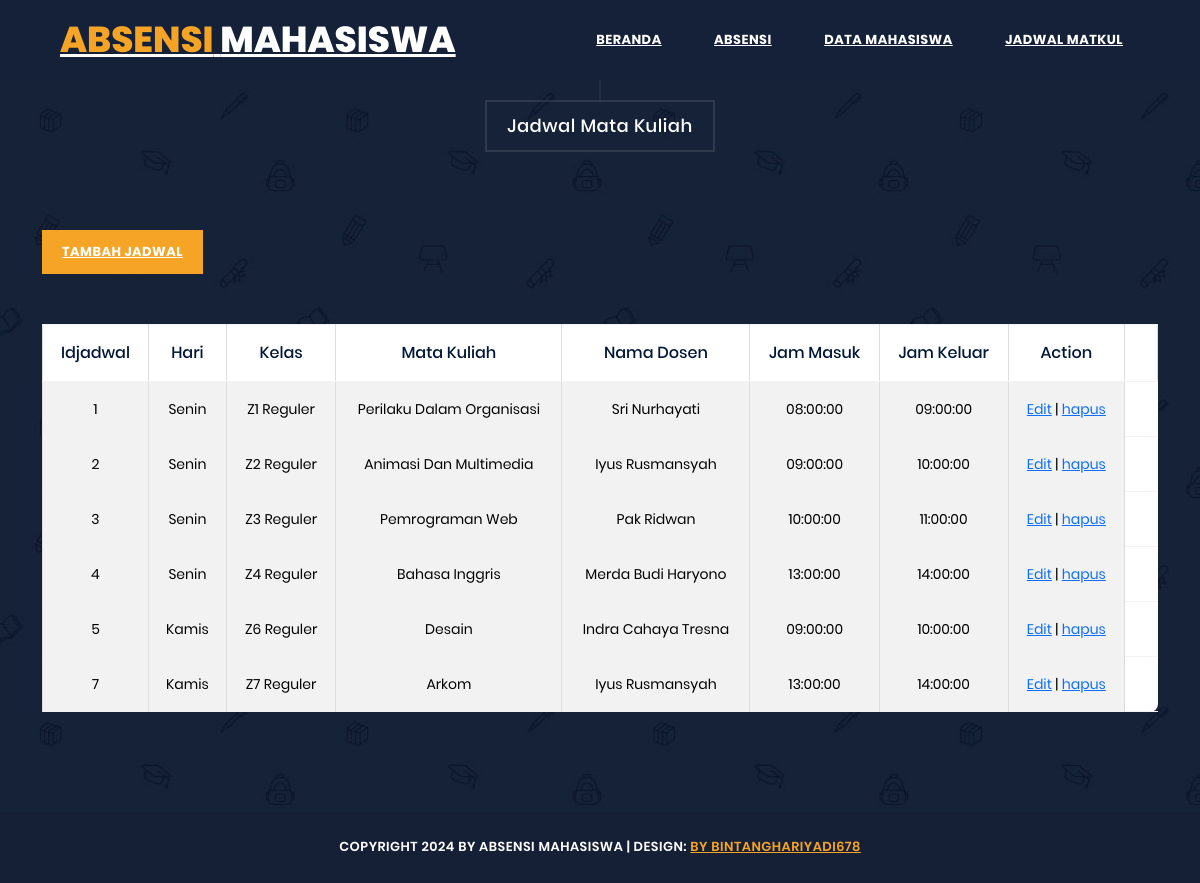
Page /index.php/web/jadwal on the committed database.
### tables this page shows
CREATE TABLE `tbjadwal` (
  `idjadwal` int(15) NOT NULL,
  `hari` varchar(15) NOT NULL,
  `kelas` varchar(20) NOT NULL,
  `matakuliah` varchar(50) NOT NULL,
  `namadosen` varchar(30) NOT NULL,
  `jammasuk` time NOT NULL,
  `jamkeluar` time NOT NULL
);

### application/controllers/web.php (called while the page is built, shortened)
<?php
class Web extends CI_Controller {
	function __construct(){
		$this->load->helper('url');
		$this->load->model('absensi');
		$this->load->model('mahasiswa');
		$this->load->model('jadwal');
	}
	public function jadwal(){
		$data['jadwal'] = $this->jadwal->getdatajadwal();
		$this->load->view('v_header',$data);
		$this->load->view('v_jadwal',$data);
		$this->load->view('v_footer',$data);
	}
				}

### index.php (called while the page is built, shortened)
<?php
require_once BASEPATH.'core/CodeIgniter.php';

### application/models/jadwal.php (called while the page is built, shortened)
<?php
class jadwal extends CI_Model
{
    public function getdatajadwal()
    {
        $query = $this->db->get('tbjadwal');
        return $query->result();
    }
}

### application/views/v_jadwal.php (the view)
<section class="section courses" data-section="section4">
    <div class="container-fluid">
      <div class="row">
        <div class="col-md-12">
          <div class="section-heading">
            <h2>Jadwal Mata Kuliah</h2>
          </div>
          <div class="main-button">
	<div class="scroll-to-section"><a href="<?php echo base_url('/web/tambahjadwal')  ?>">Tambah Jadwal</a></div>
        </div>
        <br>
        <br>
          <div class="table-responsive">
            <table class="table table-bordered table-striped">
              <thead>
                <tr>
                  <th>Idjadwal</th>
                  <th>Hari</th>
                  <th>Kelas</th>
                  <th>Mata Kuliah</th>
                  <th>Nama Dosen</th>
                  <th>Jam Masuk</th>
                  <th>Jam Keluar</th>
                  <th>Action<th>
</tr>
</thead>
<tbody>
<?php foreach($jadwal as $jdw): { ?>
  <tr>
    <td><?php echo $jdw->idjadwal; ?></td>
    <td><?php echo $jdw->hari; ?></td>
    <td><?php echo $jdw->kelas; ?></td>
    <td><?php echo $jdw->matakuliah; ?></td>
    <td><?php echo $jdw->namadosen; ?></td>
    <td><?php echo $jdw->jammasuk; ?></td>
    <td><?php echo $jdw->jamkeluar; ?></td>
<td><a href="<?php echo base_url('/web/editjadwal')  ?>/<?php echo $jdw->idjadwal ?>">Edit</a> | <a href="<?php echo base_url('/web/fungsideletejadwal')  ?>/<?php echo $jdw->idjadwal ?>">hapus</a></td>
    </tr>
</tbody>
<?php } endforeach; ?>
</table>
        </div>
      </div>
    </div>
  </section>

### application/views/v_header.php (shortened to what this page needs)
<!DOCTYPE html>
<html lang="en">
  <head>
    <link rel="stylesheet" type="text/css" href="<?php echo base_url() ?>assets/css/style.css">
  </head>
<body>
  <header class="main-header clearfix" role="header">
    <div class="logo">
      <a href="#"><em>Absensi</em> Mahasiswa</a>
    </div>
    <nav id="menu" class="main-nav" role="navigation">
      <ul class="main-menu">
        <li><a href="<?php echo base_url().'index.php/web' ?>">Beranda</a></li>
        <li><a href="<?php echo base_url().'index.php/web/absensi' ?>">Absensi</a></li>
        <li><a href="<?php echo base_url().'index.php/web/datamahasiswa' ?>">Data Mahasiswa</a></li>
        <li><a href="<?php echo base_url().'index.php/web/jadwal' ?>">Jadwal Matkul</a></li>
      </ul>
    </nav>
  </header>

### application/views/v_footer.php
<footer>
    <div class="container">
      <div class="row">
        <div class="col-md-12">
          <p><i class="fa fa-copyright"></i> Copyright 2024 by Absensi Mahasiswa
           | Design: <a href="https://templatemo.com" rel="sponsored" target="_parent">By bintanghariyadi678</a></p>
        </div>
      </div>
    </div>
  </footer>
</body>
</html>

### rows in the picture
tbjadwal: idjadwal "1", hari "Senin", kelas "Z1 Reguler", matakuliah "Perilaku Dalam Organisasi", namadosen "Sri Nurhayati", jammasuk "08:00:00", jamkeluar "09:00:00"
tbjadwal: idjadwal "2", hari "Senin", kelas "Z2 Reguler", matakuliah "Animasi Dan Multimedia", namadosen "Iyus Rusmansyah", jammasuk "09:00:00", jamkeluar "10:00:00"
tbjadwal: idjadwal "3", hari "Senin", kelas "Z3 Reguler", matakuliah "Pemrograman Web", namadosen "Pak Ridwan", jammasuk "10:00:00", jamkeluar "11:00:00"
tbjadwal: idjadwal "4", hari "Senin", kelas "Z4 Reguler", matakuliah "Bahasa Inggris", namadosen "Merda Budi Haryono", jammasuk "13:00:00", jamkeluar "14:00:00"
tbjadwal: idjadwal "5", hari "Kamis", kelas "Z6 Reguler", matakuliah "Desain", namadosen "Indra Cahaya Tresna", jammasuk "09:00:00", jamkeluar "10:00:00"
tbjadwal: idjadwal "7", hari "Kamis", kelas "Z7 Reguler", matakuliah "Arkom", namadosen "Iyus Rusmansyah", jammasuk "13:00:00", jamkeluar "14:00:00"
